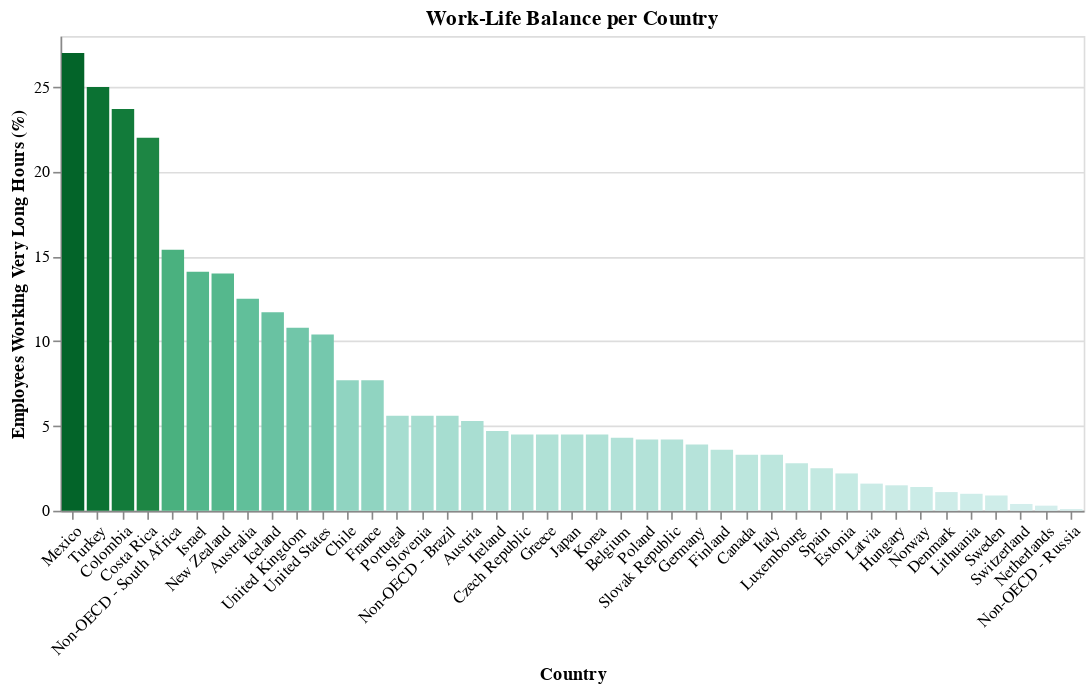

This figure's notebook cell:
### Code cell
work_life_balance_data = df[['Country', 'Work-Life Balance - Employees working very long hours as pct']]

work_chart = alt.Chart(work_life_balance_data).mark_bar().encode(
    x=alt.X('Country:N', sort='-y', title='Country', axis=alt.Axis(labelAngle=-45)),
    y=alt.Y('Work-Life Balance - Employees working very long hours as pct:Q', title='Employees Working Very Long Hours (%)'),
    color=alt.Color('Work-Life Balance - Employees working very long hours as pct:Q', scale=common_color_scale, legend=None),
    tooltip=[
        alt.Tooltip('Country:N', title='Country'),
        alt.Tooltip('Work-Life Balance - Employees working very long hours as pct:Q', title='Employees Working Very Long Hours (%)')
        ]
).properties(
    title='Work-Life Balance per Country',
    width=625,
    height=290
)
work_chart

### Figure 1 — Vega-Lite specification as saved in the notebook (floating-point values rounded to 4 significant figures)
{"config": {"view": {"continuousWidth": 300, "continuousHeight": 300}}, "data": {"name": "data-361e55d884d425454931892f602fded5"}, "mark": {"type": "bar"}, "encoding": {"color": {"field": "Work-Life Balance - Employees working very long hours as pct", "legend": null, "scale": {"scheme": "bluegreen"}, "type": "quantitative"}, "tooltip": [{"field": "Country", "title": "Country", "type": "nominal"}, {"field": "Work-Life Balance - Employees working very long hours as pct", "title": "Employees Working Very Long Hours (%)", "type": "quantitative"}], "x": {"axis": {"labelAngle": -45}, "field": "Country", "sort": "-y", "title": "Country", "type": "nominal"}, "y": {"field": "Work-Life Balance - Employees working very long hours as pct", "title": "Employees Working Very Long Hours (%)", "type": "quantitative"}}, "height": 290, "title": "Work-Life Balance per Country", "width": 625, "$schema": "https://vega.github.io/schema/vega-lite/v5.15.1.json", "datasets": {"data-361e55d884d425454931892f602fded5": [{"Country": "Australia", "Work-Life Balance - Employees working very long hours as pct": 12.5}, {"Country": "Austria", "Work-Life Balance - Employees working very long hours as pct": 5.3}, {"Country": "Belgium", "Work-Life Balance - Employees working very long hours as pct": 4.3}, {"Country": "Canada", "Work-Life Balance - Employees working very long hours as pct": 3.3}, {"Country": "Chile", "Work-Life Balance - Employees working very long hours as pct": 7.7}, {"Country": "Colombia", "Work-Life Balance - Employees working very long hours as pct": 23.7}, {"Country": "Costa Rica", "Work-Life Balance - Employees working very long hours as pct": 22.0}, {"Country": "Czech Republic", "Work-Life Balance - Employees working very long hours as pct": 4.5}, {"Country": "Denmark", "Work-Life Balance - Employees working very long hours as pct": 1.1}, {"Country": "Estonia", "Work-Life Balance - Employees working very long hours as pct": 2.2}, {"Country": "Finland", "Work-Life Balance - Employees working very long hours as pct": 3.6}, {"Country": "France", "Work-Life Balance - Employees working very long hours as pct": 7.7}, {"Country": "Germany", "Work-Life Balance - Employees working very long hours as pct": 3.9}, {"Country": "Greece", "Work-Life Balance - Employees working very long hours as pct": 4.5}, {"Country": "Hungary", "Work-Life Balance - Employees working very long hours as pct": 1.5}, {"Country": "Iceland", "Work-Life Balance - Employees working very long hours as pct": 11.7}, {"Country": "Ireland", "Work-Life Balance - Employees working very long hours as pct": 4.7}, {"Country": "Israel", "Work-Life Balance - Employees working very long hours as pct": 14.1}, {"Country": "Italy", "Work-Life Balance - Employees working very long hours as pct": 3.3}, {"Country": "Japan", "Work-Life Balance - Employees working very long hours as pct": 4.5}, {"Country": "Korea", "Work-Life Balance - Employees working very long hours as pct": 4.5}, {"Country": "Latvia", "Work-Life Balance - Employees working very long hours as pct": 1.6}, {"Country": "Lithuania", "Work-Life Balance - Employees working very long hours as pct": 1.0}, {"Country": "Luxembourg", "Work-Life Balance - Employees working very long hours as pct": 2.8}, {"Country": "Mexico", "Work-Life Balance - Employees working very long hours as pct": 27.0}, {"Country": "Netherlands", "Work-Life Balance - Employees working very long hours as pct": 0.3}, {"Country": "New Zealand", "Work-Life Balance - Employees working very long hours as pct": 14.0}, {"Country": "Norway", "Work-Life Balance - Employees working very long hours as pct": 1.4}, {"Country": "Poland", "Work-Life Balance - Employees working very long hours as pct": 4.2}, {"Country": "Portugal", "Work-Life Balance - Employees working very long hours as pct": 5.6}, {"Country": "Slovak Republic", "Work-Life Balance - Employees working very long hours as pct": 4.2}, {"Country": "Slovenia", "Work-Life Balance - Employees working very long hours as pct": 5.6}, {"Country": "Spain", "Work-Life Balance - Employees working very long hours as pct": 2.5}, {"Country": "Sweden", "Work-Life Balance - Employees working very long hours as pct": 0.9}, {"Country": "Switzerland", "Work-Life Balance - Employees working very long hours as pct": 0.4}, {"Country": "Turkey", "Work-Life Balance - Employees working very long hours as pct": 25.0}, {"Country": "United Kingdom", "Work-Life Balance - Employees working very long hours as pct": 10.8}, {"Country": "United States", "Work-Life Balance - Employees working very long hours as pct": 10.4}, {"Country": "Non-OECD - Brazil", "Work-Life Balance - Employees working very long hours as pct": 5.6}, {"Country": "Non-OECD - Russia", "Work-Life Balance - Employees working very long hours as pct": 0.1}, {"Country": "Non-OECD - South Africa", "Work-Life Balance - Employees working very long hours as pct": 15.4}]}}
